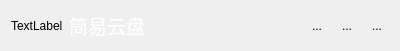
<?xml version="1.0" encoding="UTF-8"?>
<ui version="4.0">
 <class>TitleWidget</class>
 <widget class="QWidget" name="TitleWidget">
  <property name="geometry">
   <rect>
    <x>0</x>
    <y>0</y>
    <width>400</width>
    <height>51</height>
   </rect>
  </property>
  <property name="windowTitle">
   <string>Form</string>
  </property>
  <layout class="QHBoxLayout" name="horizontalLayout">
   <item>
    <widget class="QLabel" name="iconLabel">
     <property name="text">
      <string>TextLabel</string>
     </property>
    </widget>
   </item>
   <item>
    <widget class="QLabel" name="titleLabel">
     <property name="font">
      <font>
       <family>仿宋</family>
       <pointsize>14</pointsize>
      </font>
     </property>
     <property name="styleSheet">
      <string notr="true">color: rgb(255, 255, 255);</string>
     </property>
     <property name="text">
      <string>简易云盘</string>
     </property>
    </widget>
   </item>
   <item>
    <spacer name="horizontalSpacer">
     <property name="orientation">
      <enum>Qt::Horizontal</enum>
     </property>
     <property name="sizeHint" stdset="0">
      <size>
       <width>148</width>
       <height>20</height>
      </size>
     </property>
    </spacer>
   </item>
   <item>
    <widget class="QToolButton" name="toConfigBtn">
     <property name="text">
      <string>...</string>
     </property>
     <property name="icon">
      <iconset resource="../resource.qrc">
       <normaloff>:/resc/images/login_setting.png</normaloff>:/resc/images/login_setting.png</iconset>
     </property>
     <property name="iconSize">
      <size>
       <width>32</width>
       <height>32</height>
      </size>
     </property>
     <property name="autoRaise">
      <bool>true</bool>
     </property>
    </widget>
   </item>
   <item>
    <widget class="QToolButton" name="minimizeBtn">
     <property name="text">
      <string>...</string>
     </property>
     <property name="icon">
      <iconset resource="../resource.qrc">
       <normaloff>:/resc/images/login_min.png</normaloff>:/resc/images/login_min.png</iconset>
     </property>
     <property name="iconSize">
      <size>
       <width>32</width>
       <height>32</height>
      </size>
     </property>
     <property name="autoRaise">
      <bool>true</bool>
     </property>
    </widget>
   </item>
   <item>
    <widget class="QToolButton" name="closeBtn">
     <property name="text">
      <string>...</string>
     </property>
     <property name="icon">
      <iconset resource="../resource.qrc">
       <normaloff>:/resc/images/login_close.png</normaloff>:/resc/images/login_close.png</iconset>
     </property>
     <property name="iconSize">
      <size>
       <width>32</width>
       <height>32</height>
      </size>
     </property>
     <property name="autoRaise">
      <bool>true</bool>
     </property>
    </widget>
   </item>
  </layout>
 </widget>
 <resources>
  <include location="../resource.qrc"/>
 </resources>
 <connections/>
</ui>
